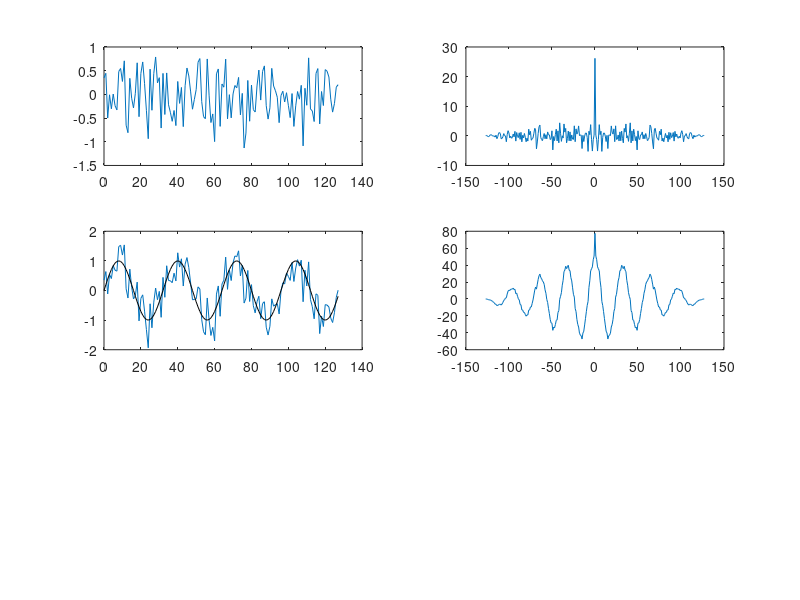

The MATLAB source for this figure: (Note: this script raises an error after producing the figure.)
clear all; close all; clc;

%Se define el periodo
N=128;
%Se define omega o frecuencia angular (W)
W=pi/16;
%Se crea un vector que varia entre el elemnto de 0 a N-1
nn=0:N-1;
%Se crea una funcion que tiene omega
s= sin(W*nn) ;
%Devuelve un conjunto de numero aleatorios con dimension de 1xN o 1x128
w= 0.5* randn(1,N);
%Suma la funcion (s) y la matriz aleatoria (w) y la guarda en x
x=s+w;
%Se dividen las graficas y se muestra la represenatación grafica en donde
%tiene como variable independiente nn y como dependiente w
subplot(321),plot(nn,w)
%Se hace autocorrelación y se guardan en un vector
[phi_w,mlag]=xcorr(w,w) ;
%Se muestra la representacion grafica de mlag que es la variable
%independiente y como variable dependiente phi_w
subplot(322) , plot(mlag,phi_w)
%Representacion grafica del vector nn en funcion de x y de s
subplot(323) , plot(nn,x,nn,s,'k')
%Se hace autocorrelacion de x y se guarda en un vector
[phi_x , mlag]= xcorr(x,x);
%Se muestra la grafica de mlag que sera una variable independiente
%mientras que phi_x sera una dependiente
subplot(324) , plot(mlag , phi_x )
%Se hace autocorrelacion pero en este caso se utiliza la opcion normalizada coef, de modo que
%normaliza la secuencia de mlag ya que de 0 dan 1, endonde coef signfica coeficiente
[ phi_x_coef , mlag]= xcorr(x,x,'coef') ;
%Grafica la correlación de phi_x_coef
subplot(325) , plot( mlag , phi_x_coef )
%Se hace correlacion cruzada con la opcion normalizada de biased o estimacion
[ phi_x_biased , mlag]= xcorr(x,x,'biased');
%se muestra el lag de la correlacion con la opcion normalizada de biased
hold on , plot(mlag,phi_x_biased,'r:')
%Se hace autocorrelacion con la opcion normalizada de unbiased o estimacion de autocorrelacion
[ phi_x_unbiased , mlag]= xcorr (x,x,'unbiased');
%Se hace la representación grafica del mlag de la autocorrelacon con la opcion normalizada de 'unbiased'
subplot(326) , plot( mlag , phi_x_unbiased),axis([mlag([1 end]) -1 1])

